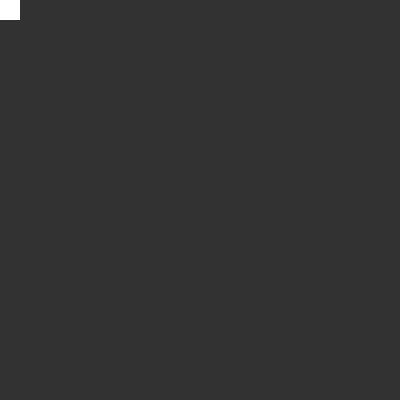
Frame 1 (no input)
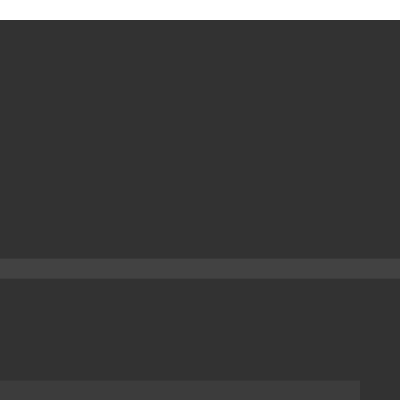
Frame 60 (the mouse pressed at the canvas centre just before this capture)
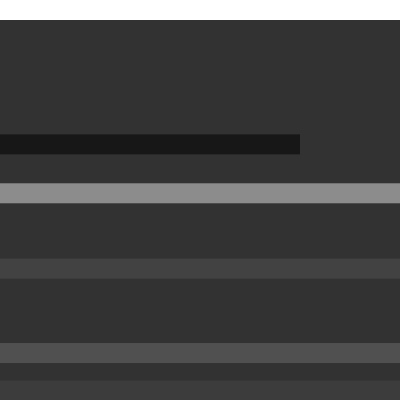
Frame 120 (the mouse held since frame 60 and released just before this capture)

The Processing sketch that drew these frames (run headless with seeded random() and noise(); from frame 60 on, the mouse is pressed at the canvas centre):

// Processing sketch: sketch_180124a
// ── sketch_180124a.pde
float x = 0;
float y = 0;
float s = 20;
float iro = 255;
void setup(){
  size(400,400);
  background(50);
  noStroke();
}

void draw(){
  fill(iro);
  rect(x, y, s, s);
  x = x + s;
  
  if(x > width){
    x = 0;
    y = random(height);
    iro = random(255);
  } 
}

void keyPressed() {
  if ( key == ' ' ) {
    save( System.nanoTime() + ".png" );
  }
}
